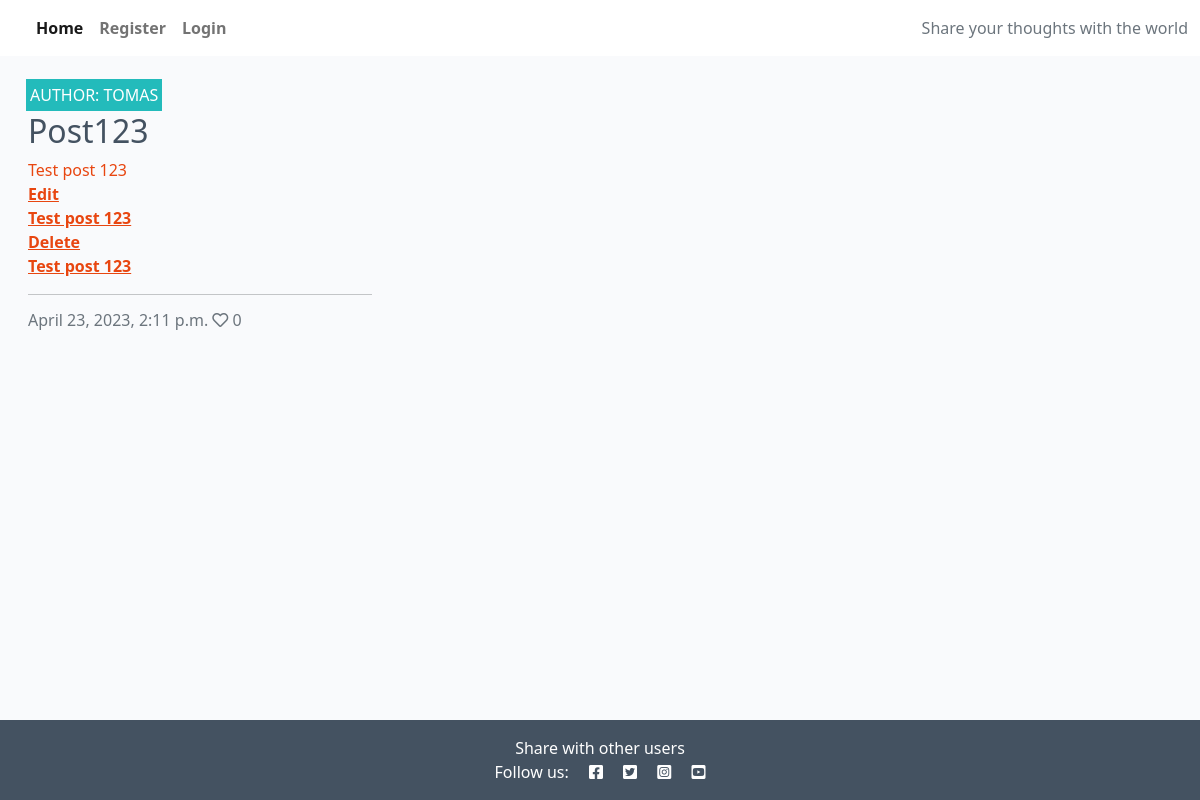
/, run on an earlier commit of the app's database.
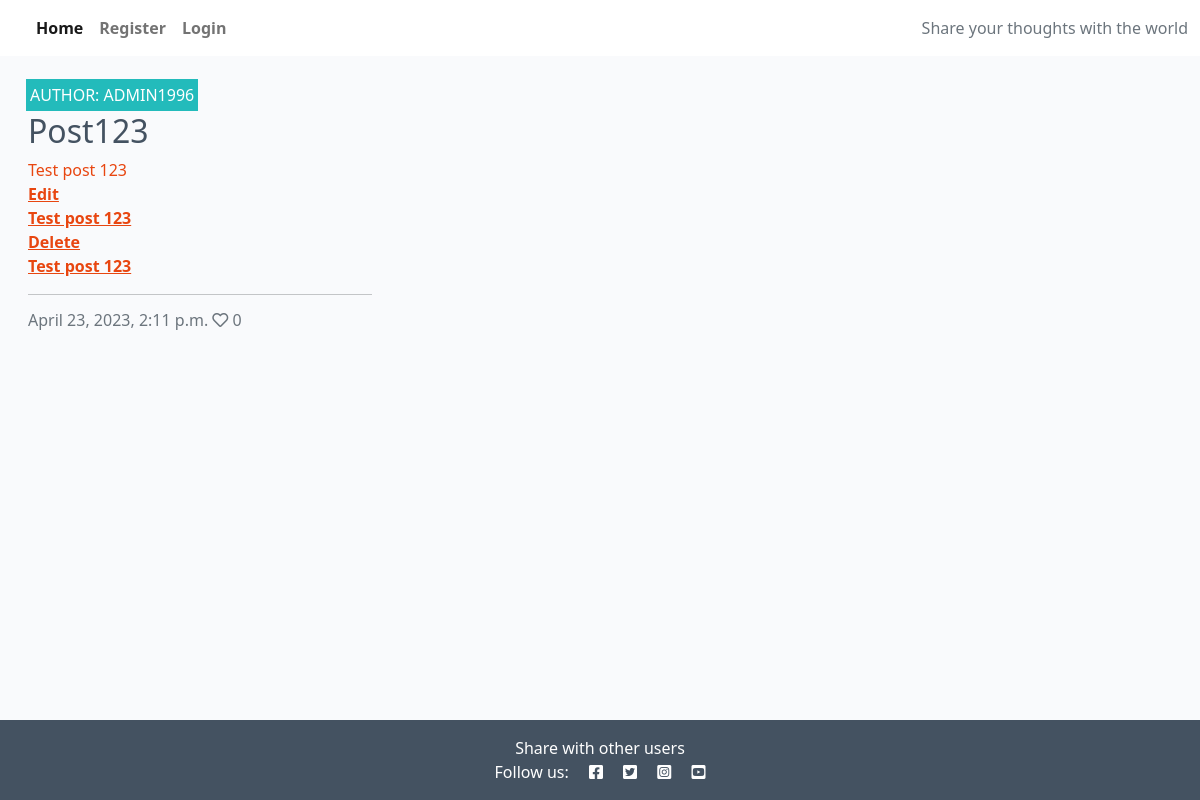
And on a later commit of the database.
### blog/models.py (models this page shows, shortened)
class Post(models.Model):
    title = models.CharField(max_length=200, unique=True)
    slug = models.SlugField(max_length=200, unique=True)
    author = models.ForeignKey(
        User, on_delete=models.CASCADE, related_name="blog_posts"
    )
    featured_image = CloudinaryField('image', default='placeholder')
    excerpt = models.TextField(blank=True)
    updated_on = models.DateTimeField(auto_now=True)
    content = models.TextField()
    created_on = models.DateTimeField(auto_now_add=True)
    status = models.IntegerField(choices=STATUS, default=0)
    likes = models.ManyToManyField(
        User, related_name='blogpost_like', blank=True)
    class Meta:
        ordering = ["-created_on"]
    def number_of_likes(self):
        return self.likes.count()

### blog/views.py (the view)
# urls.py: path('', views.PostList.as_view(), name='home'),
class PostList(generic.ListView):
    model = Post
    queryset = Post.objects.filter(status=1).order_by("-created_on")
    template_name = "index.html"
    paginate_by = 6

### templates/index.html (shortened to what this page needs)
{% extends "base.html" %}
{% block content %}
<div class="container-fluid">
    <div class="row">
        <div class="col-12 mt-3 left">
            <div class="row">
                {% for post in post_list %}
                <div class="col-md-4">
                    <div class="card mb-4">
                        <div class="card-body">
                            <div class="image-container">
                                <div class="image-flash">
                                    <p class="author">Author: {{ post.author }}</p>
                                </div>
                            </div>
                            <a href="{% url 'post_detail' post.slug %}" class="post-link">
                                <h2 class="card-title">{{ post.title }}</h2>
                                <p class="card-text">{{ post.excerpt }}</p>
                            </a>
                            <a class="nav-item" href=" {% url 'edit_post' post.id %}">Edit
                                <p class="card-text">{{ post.excerpt }}</p>
                            </a>
                            <a class="nav-item" href=" {% url 'delete_confirm' post.id %}">Delete
                                <p class="card-text">{{ post.excerpt }}</p>
                            </a>
                            <hr />
                            <p class="card-text text-muted h6">{{ post.created_on}} <i class="far fa-heart"></i>
                                {{ post.number_of_likes }}</p>
                        </div>
                    </div>
                </div>
                {% endfor %}
            </div>
        </div>
    </div>
</div>
{%endblock%}

What changed in the data, as far as the page shows it:
changed Post "Post123": author "TOMAS" → "ADMIN1996"
